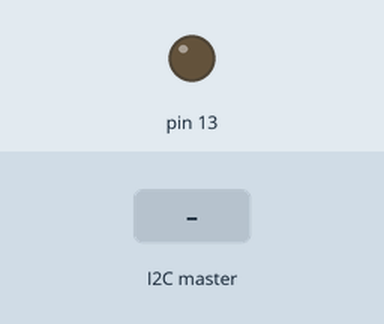
The sketch below on a simulated Arduino Uno, built with avr-gcc and run on an emulated ATmega328P. On the bench: output pins drawn as LEDs (lit = HIGH). The test bench sets the inputs (shaded band).

Above: at 1.2 s.
1.3 s: the I2C master sends "H"
At 1.7 s:
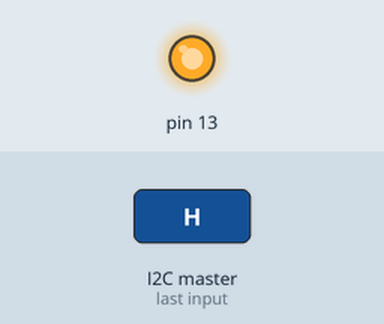
2.8 s: the I2C master sends the byte 1
At 4.0 s:
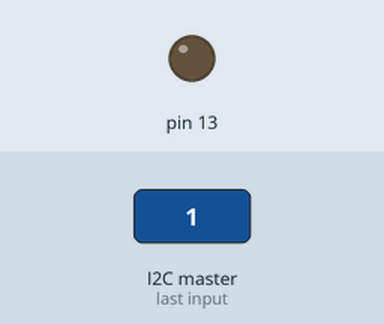
Timing chart, 0 to 5.8 s (numbered marks = the images above; inputs shaded):
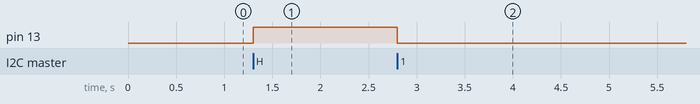

The sketch:

esclavo_multi.ino
```cpp
#include <Wire.h>


const byte slaveId = 1;
void setup() {

  Wire.begin(slaveId);
  Wire.onReceive(receiveEvent);

  pinMode(13,OUTPUT);
  digitalWrite(13,LOW);
}

void loop() {

}

void receiveEvent(){
 char inChar;

  while(Wire.available() > 0){
    inChar = Wire.read();

    if(inChar == 'H'){
      digitalWrite(13,HIGH);
    }else{
      digitalWrite(13,LOW);
    }
  }
}
```

Measured:
- after the input at 1.3 s, pin 13: LOW → HIGH at once
- after the input at 2.8 s, pin 13: HIGH → LOW at once
